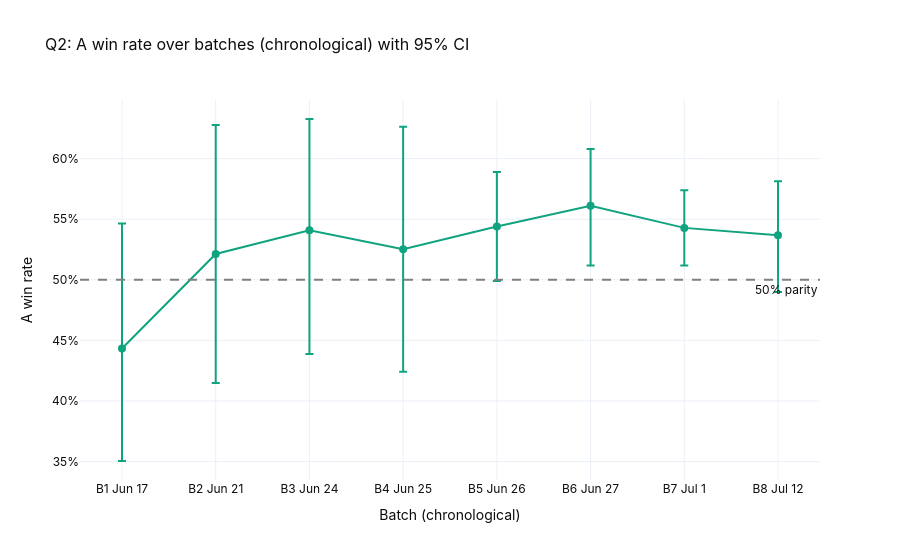

The cell this chart's notebook holds for it:
### Code cell
fig = go.Figure()
fig.add_trace(go.Scatter(
    x=batch_df["batch_label"], y=batch_df["a_rate"],
    mode="lines+markers", name="A win rate",
    line=dict(color=COLOR_A, width=2),
    marker=dict(size=8),
    error_y=dict(
        type="data", symmetric=False,
        array=(batch_df["ci_hi"] - batch_df["a_rate"]).tolist(),
        arrayminus=(batch_df["a_rate"] - batch_df["ci_lo"]).tolist(),
        color=COLOR_A,
    ),
    hovertemplate="%{x}<br>A win rate: %{y:.1%}<extra></extra>",
))
fig.add_hline(y=0.5, line_dash="dash", line_color="gray",
              annotation_text="50% parity", annotation_position="bottom right")
fig.update_layout(
    template=PLOTLY_TEMPLATE,
    title="Q2: A win rate over batches (chronological) with 95% CI",
    yaxis_title="A win rate", yaxis_tickformat=".0%",
    xaxis_title="Batch (chronological)",
)
fig.show()

### Figure 1 — Plotly figure (JSON) as saved in the notebook; plotly's stock layout.template omitted (floating-point values rounded to 4 significant figures)
{"data": [{"error_y": {"array": [0.1031, 0.1064, 0.09184, 0.101, 0.04497, 0.04695, 0.03099, 0.0446], "arrayminus": [0.09278, 0.1064, 0.102, 0.101, 0.04497, 0.0493, 0.03096, 0.04677], "color": "#10A37F", "symmetric": false, "type": "data"}, "hovertemplate": "%{x}<br>A win rate: %{y:.1%}<extra></extra>", "line": {"color": "#10A37F", "width": 2}, "marker": {"size": 8}, "mode": "lines+markers", "name": "A win rate", "type": "scatter", "x": ["B1 Jun 17", "B2 Jun 21", "B3 Jun 24", "B4 Jun 25", "B5 Jun 26", "B6 Jun 27", "B7 Jul 1", "B8 Jul 12"], "y": [0.4433, 0.5213, 0.5408, 0.5253, 0.5439, 0.561, 0.5428, 0.5367]}], "layout": {"annotations": [{"showarrow": false, "text": "50% parity", "x": 1, "xanchor": "right", "xref": "x domain", "y": 0.5, "yanchor": "top", "yref": "y"}], "shapes": [{"line": {"color": "gray", "dash": "dash"}, "type": "line", "x0": 0, "x1": 1, "xref": "x domain", "y0": 0.5, "y1": 0.5, "yref": "y"}], "title": {"text": "Q2: A win rate over batches (chronological) with 95% CI"}, "xaxis": {"title": {"text": "Batch (chronological)"}}, "yaxis": {"tickformat": ".0%", "title": {"text": "A win rate"}}}}
